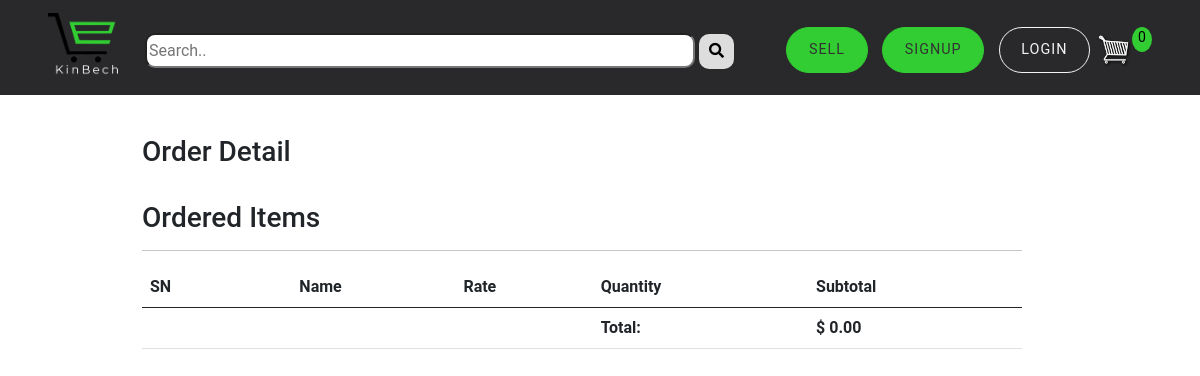
Page /customer-order-detail/1 on the earlier database version.
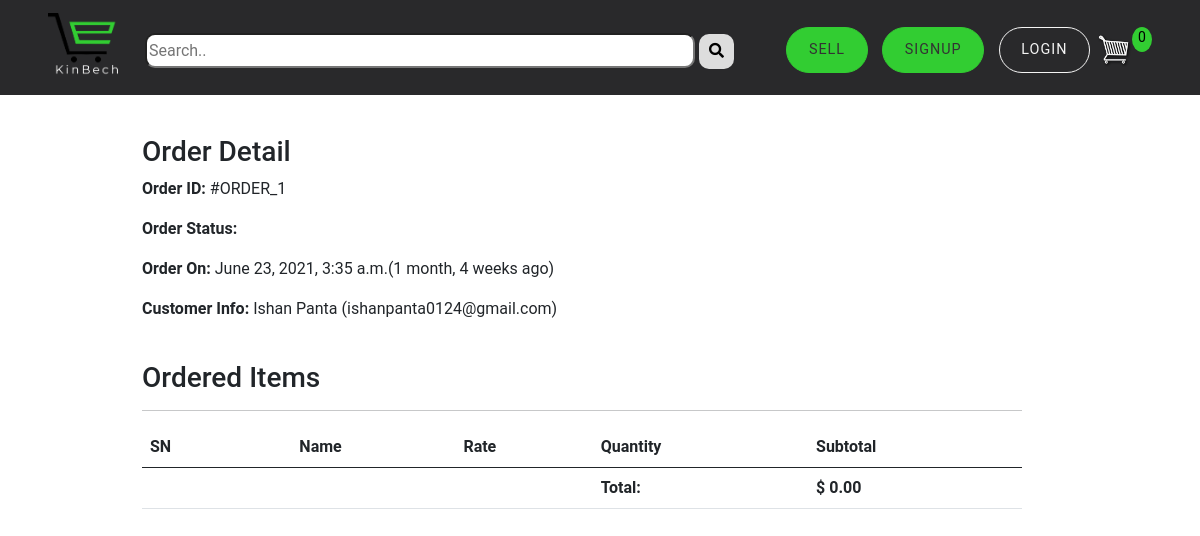
Same page on the later database version.
### store/models.py (models this page shows, shortened)
class Order(models.Model):
    customer = models.ForeignKey(
        Customer, on_delete=models.CASCADE, null=True, blank=True)
    date_ordered = models.DateTimeField(auto_now_add=True)
    complete = models.BooleanField(default=False, null=True, blank=False)
    transaction_id = models.CharField(max_length=50, null=True, blank=True)

class Customer(models.Model):
    user = models.OneToOneField(
        User, on_delete=models.CASCADE, null=True, blank=True)
    name = models.CharField(max_length=50, null=True)
    phone = models.CharField(max_length=40, null=True)
    date_created = models.DateTimeField(auto_now_add=True, null=True)

### store/views.py (the view)
def customerOrderDetail(request, pk):
    data = cartData(request)
    cartItems = data['cartItems']
    order = Order.objects.filter(id=pk)
    shippingAddress = ShippingAddress.objects.filter(order_id=pk)
    orderItems = OrderItem.objects.filter(order_id=pk)
    context = {"cartItems": cartItems, "order": order,
               "shippingAddress": shippingAddress, "orderItems": orderItems}
    return render(request, "store/customerOrderDetail.html", context)

### seller/context_processors.py (called while the page is built)
def notification(request):
    if request.user.is_authenticated:
        try:
            seller = request.user.seller
        except:
            seller = Seller.objects.filter(id=1)
    else:
        seller = Seller.objects.filter(id=1)
    noti_orders = Order.objects.filter(orderitem__product__seller=seller, orderitem__orderItem_order_status="Order Received",
                                       orderitem__noti_status=True, complete=True).distinct().order_by("-id")
    canceledOrderItem = OrderItem.objects.filter(
        product__seller=seller, orderItem_order_status="Order Canceled", noti_status=True)
    return {'noti_orders': noti_orders, 'seller': seller, 'canceledOrderItem': canceledOrderItem}

### store/utils.py (called while the page is built, shortened)
def cookieCart(request):
    try:
        cart = json.loads(request.COOKIES['cart'])
    except:
        cart = {}
    items = []
    order = {'totalCartPrice': 0, 'totalCartQuantity': 0}
    cartItems = order['totalCartQuantity']
    return {'cartItems': cartItems, 'order': order, 'items': items}

### store/templates/store/customerOrderDetail.html (shortened to what this page needs)
{% extends 'store/main.html' %}
{% load humanize %}
{% load static %}
{% block content %}
<div class="container">
    <div class="row">
        <div class="col-md-12 mx-auto">
            <h3>Order Detail</h3>
            {% for o in order %}
            <p><strong>Order ID: </strong>#ORDER_{{o.id}}</p>
            <p><strong>Order Status: </strong>{{o.order_status}}</p>
            <p><strong>Order On: </strong> {{o.date_ordered}}({{o.date_ordered|timesince}} ago)</p>
            <p><strong>Customer Info: </strong>{{o.customer.name}} ({{o.customer.user.email}})</p>
            {% endfor %}
            <br><h3>Ordered Items</h3>
            <hr>
            <table class="table">
                <thead>
                    <tr>
                        <th>SN</th>
                        <th></th>
                        <th>Name</th>
                        <th>Rate</th>
                        <th>Quantity</th>
                        <th>Subtotal</th>
                    </tr>
                </thead>
                <tbody>
                    <tr>
                        <td></td>
                        <td></td>
                        <td></td>
                        <td></td>
                        <th>Total: </th>
                        <th id="totalPrice"></th>
                    </tr>
                </tbody>
            </table>
        </div>
    </div>
</div>
{% endblock content %}

Differences in the rows shown:
now on this page (row edited): Order: id "1", date_ordered "June 23, 2021, 3:35 a.m.", date_ordered "1 month, 4 weeks", customer.name "Ishan Panta", customer.user.email "ishanpanta0124@gmail.com"
